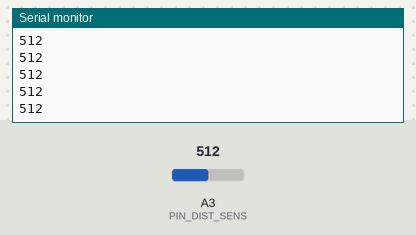
Bench run of a sketch on a simulated Arduino Uno, built with avr-gcc and run on an emulated ATmega328P. On the bench: the last lines printed to the serial monitor. The test bench sets the inputs (shaded band); at power-on: A3 (PIN_DIST_SENS) = 512.

Above: at 1.2 s.
1.3 s: A3 (PIN_DIST_SENS) set to 716
At 1.9 s:
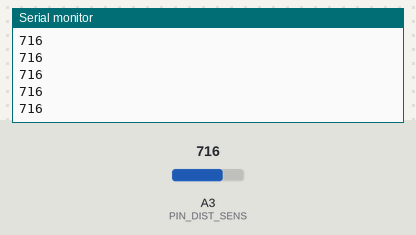
2.8 s: A3 (PIN_DIST_SENS) set to 900
At 3.9 s:
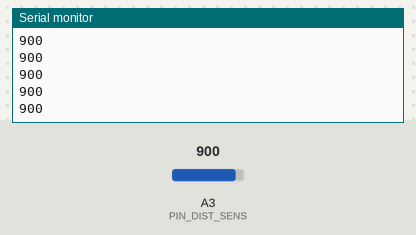
Timing chart, 0 to 5.8 s (numbered marks = the images above; inputs shaded):
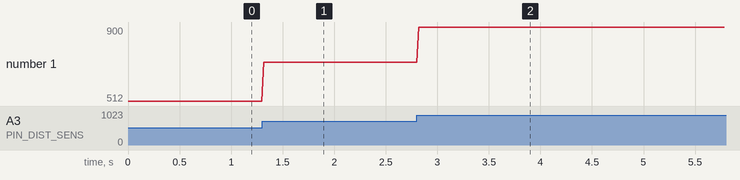

The sketch:

atmega328-ir-distance-sensor.ino
```cpp
#define PIN_DIST_SENS A3
#define SERIAL_SPEED 57600

void setup() {
  Serial.begin(SERIAL_SPEED);
  pinMode(PIN_DIST_SENS, INPUT);
}

void loop() {
  uint16_t dist = analogRead(PIN_DIST_SENS);
  Serial.println(dist);
  delay(20);
}
```

Measured:
- after the input at 1.3 s, the serial monitor: prints a new line at once (image 1)
- after the input at 2.8 s, the serial monitor: prints a new line at once (image 2)
- plotted number 1: 512 → 716 after the input at 1.3 s, 716 → 900 after the input at 2.8 s
